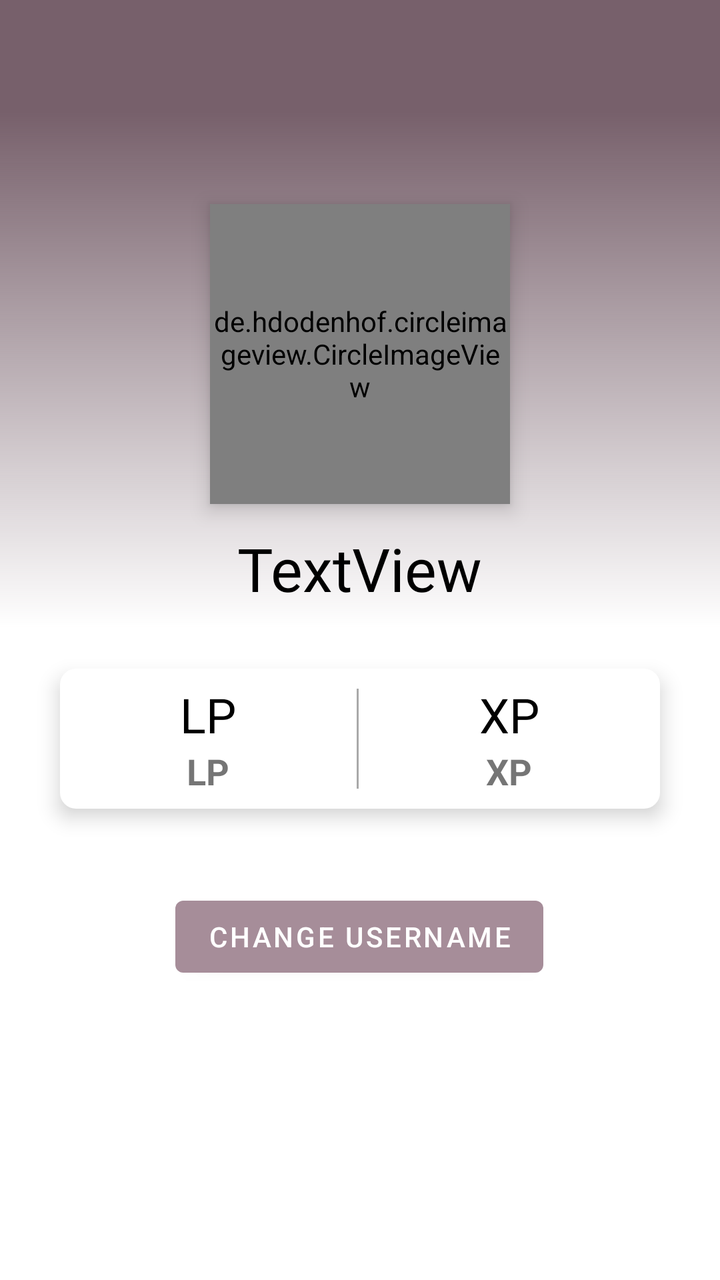
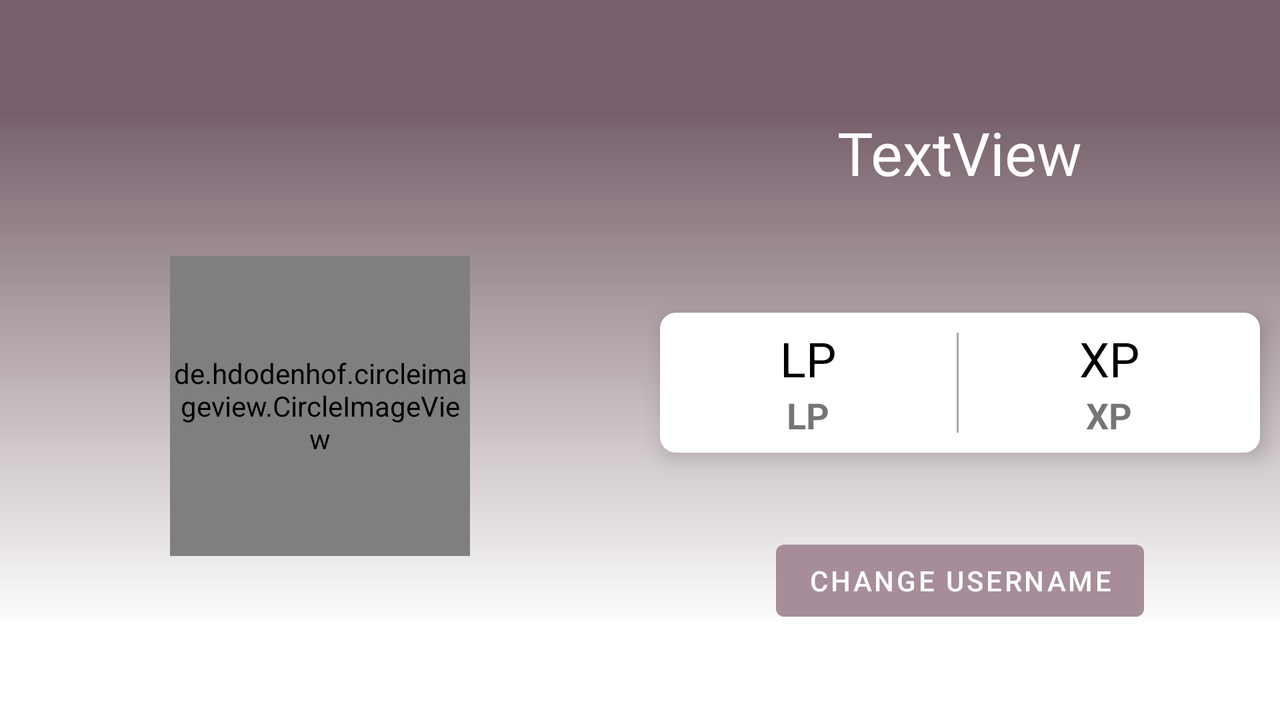

Two renders of one Android screen. The first uses the default layout on a phone; the second uses the alternative layout the repository ships for a different screen configuration, on a matching device. The two XML files are below.
<!-- AndroidManifest.xml: application theme AppTheme -->
<!-- res/layout/activity_user_profile.xml -->
<?xml version="1.0" encoding="utf-8"?>
<androidx.constraintlayout.widget.ConstraintLayout xmlns:android="http://schemas.android.com/apk/res/android"
    xmlns:app="http://schemas.android.com/apk/res-auto"
    xmlns:tools="http://schemas.android.com/tools"
    android:layout_width="match_parent"
    android:layout_height="match_parent"
    android:orientation="vertical"
    tools:context=".UserProfile">

    <com.google.android.material.appbar.MaterialToolbar
        android:id="@+id/materialToolbar"
        android:layout_width="match_parent"
        android:layout_height="?attr/actionBarSize"
        app:layout_constraintTop_toTopOf="parent"
        android:background="@color/colorPrimaryDark"
        app:titleTextColor="@android:color/white" />

    <LinearLayout
        android:id="@+id/profile"
        android:layout_width="match_parent"
        android:layout_height="wrap_content"
        android:orientation="vertical"
        app:layout_constraintEnd_toEndOf="parent"
        app:layout_constraintStart_toStartOf="parent"
        tools:layout_editor_absoluteY="57dp"
        app:layout_constraintTop_toBottomOf="@+id/materialToolbar"
        app:layout_constraintBottom_toTopOf="@+id/profile_data"
        android:gravity="center"
        android:background="@drawable/round_rect_shape"
        android:padding="10dp">

        <de.hdodenhof.circleimageview.CircleImageView
            android:id="@+id/profile_image"
            android:layout_width="150dp"
            android:layout_height="150dp"
            android:layout_marginTop="36dp"
            android:elevation="6dp"
            android:src="@drawable/ic_person_outline_black_24dp"
            app:civ_border_color="#00000000"
            app:civ_border_width="2dp" />

        <TextView
            android:id="@+id/profile_username"
            android:layout_width="wrap_content"
            android:layout_height="wrap_content"
            android:layout_marginTop="12dp"
            android:fontFamily="@font/open_sans"
            android:text="TextView"
            android:textColor="@android:color/black"
            android:textSize="30sp" />

    </LinearLayout>

    <LinearLayout
        android:id="@+id/profile_data"
        android:layout_width="300dp"
        android:layout_height="70dp"
        android:layout_centerHorizontal="true"
        android:layout_marginTop="20dp"
        android:background="@drawable/rounded_button_overlay"
        android:elevation="6dp"
        android:orientation="horizontal"
        app:layout_constraintEnd_toEndOf="parent"
        app:layout_constraintStart_toStartOf="parent"
        app:layout_constraintTop_toBottomOf="@+id/profile">

        <LinearLayout
            android:layout_width="wrap_content"
            android:layout_height="match_parent"
            android:layout_weight="1"
            android:gravity="center"
            android:orientation="vertical">

            <TextView
                android:id="@+id/profile_lp"
                android:layout_width="wrap_content"
                android:layout_height="wrap_content"
                android:gravity="center"
                android:text="LP"
                android:textColor="@android:color/black"
                android:textSize="24sp" />

            <TextView
                android:layout_width="wrap_content"
                android:layout_height="wrap_content"
                android:text="LP"
                android:textSize="18sp"
                android:textStyle="bold" />

        </LinearLayout>

        <View
            android:layout_width="1dp"
            android:layout_height="50dp"
            android:background="#A9A9A9"
            android:layout_gravity="center"/>

        <LinearLayout
            android:layout_width="wrap_content"
            android:layout_height="match_parent"
            android:layout_weight="1"
            android:gravity="center"
            android:orientation="vertical">

            <TextView
                android:id="@+id/profile_xp"
                android:layout_width="wrap_content"
                android:layout_height="wrap_content"
                android:gravity="center"
                android:text="XP"
                android:textColor="@android:color/black"
                android:textSize="24sp" />

            <TextView
                android:layout_width="wrap_content"
                android:layout_height="wrap_content"
                android:text="XP"
                android:textSize="18sp"
                android:textStyle="bold" />
        </LinearLayout>

    </LinearLayout>

    <com.google.android.material.button.MaterialButton
        android:id="@+id/profile_change_username"
        android:layout_width="wrap_content"
        android:layout_height="wrap_content"
        android:layout_marginTop="40dp"
        android:elevation="6dp"
        app:layout_constraintEnd_toEndOf="parent"
        app:layout_constraintHorizontal_bias="0.498"
        app:layout_constraintStart_toStartOf="parent"
        app:layout_constraintTop_toBottomOf="@+id/profile_data"
        android:text="Change username">

    </com.google.android.material.button.MaterialButton>

</androidx.constraintlayout.widget.ConstraintLayout>
<!-- resources referenced by this layout -->
<resources>
  <color name="colorPrimaryDark">#77606b</color>
  <!-- drawable round_rect_shape (drawable) -->
  <shape xmlns:android="http://schemas.android.com/apk/res/android"
      android:shape="rectangle" >
  
      <solid android:color="#FFFFFF" />
      <gradient
          android:type="linear"
          android:startColor="@color/colorPrimaryDark"
          android:endColor="#00FFFFFF"
          android:gradientRadius="150dp"
          android:angle="270"
          />
  
  </shape>
  <!-- drawable rounded_button_overlay (drawable) -->
  <?xml version="1.0" encoding="utf-8"?>
  <shape xmlns:android="http://schemas.android.com/apk/res/android"
      android:shape="rectangle">
      <solid android:color="@android:color/white"/>
      <corners android:topLeftRadius="8dp"
          android:topRightRadius="8dp"
          android:bottomLeftRadius="8dp"
          android:bottomRightRadius="8dp"/>
  
  </shape>
  <style name="AppTheme" parent="Theme.MaterialComponents.Light.NoActionBar">
          
          <item name="colorPrimary">@color/colorPrimary</item>
          <item name="colorPrimaryDark">@color/colorPrimaryDark</item>
          <item name="colorAccent">@color/colorAccent</item>
          <item name="bottomSheetDialogTheme">@style/AppBottomSheetDialogTheme</item>  
      </style>
  <color name="colorPrimary">#A68D99</color>
  <color name="colorAccent">#d8bdca</color>
  <style name="AppBottomSheetDialogTheme" parent="Theme.Design.Light.BottomSheetDialog">
          <item name="bottomSheetStyle">@style/AppModalStyle</item>
      </style>
  <style name="AppModalStyle" parent="Widget.Design.BottomSheet.Modal">
          <item name="android:background">@drawable/rounded_dialog</item>
      </style>
</resources>
<!-- res/layout-land/activity_user_profile.xml (the repository's variant of the layout above) -->
<!-- drawn on the phone turned sideways -->
<?xml version="1.0" encoding="utf-8"?>
<androidx.constraintlayout.widget.ConstraintLayout xmlns:android="http://schemas.android.com/apk/res/android"
    xmlns:app="http://schemas.android.com/apk/res-auto"
    xmlns:tools="http://schemas.android.com/tools"
    android:layout_width="match_parent"
    android:layout_height="match_parent"
    android:orientation="vertical"
    tools:context=".UserProfile">

    <com.google.android.material.appbar.MaterialToolbar
        android:id="@+id/materialToolbar"
        android:layout_width="match_parent"
        android:layout_height="wrap_content"
        app:layout_constraintTop_toTopOf="parent"
        android:background="@color/colorPrimaryDark"
        app:titleTextColor="@android:color/white" />

    <LinearLayout
        android:layout_width="match_parent"
        android:layout_height="wrap_content"
        android:background="@drawable/round_rect_shape"
        android:orientation="horizontal"
        app:layout_constraintTop_toBottomOf="@id/materialToolbar"
        android:baselineAligned="false">

        <LinearLayout
            android:id="@+id/profile"
            android:layout_width="0dp"
            android:layout_height="match_parent"
            android:layout_weight="1"
            android:gravity="center"
            android:orientation="vertical"
            android:padding="10dp">

            <de.hdodenhof.circleimageview.CircleImageView
                android:id="@+id/profile_image"
                android:layout_width="150dp"
                android:layout_height="150dp"
                android:layout_marginTop="36dp"
                android:src="@drawable/ic_person_outline_black_24dp"
                app:civ_border_color="#00000000"
                app:civ_border_width="2dp" />

        </LinearLayout>

        <LinearLayout
            android:layout_width="0dp"
            android:layout_height="match_parent"
            android:layout_weight="1"
            android:orientation="vertical">

            <TextView
                android:id="@+id/profile_username"
                android:layout_width="wrap_content"
                android:layout_height="wrap_content"
                android:layout_gravity="center"
                android:layout_marginBottom="40dp"
                android:fontFamily="@font/open_sans"
                android:text="TextView"
                android:textColor="@android:color/white"
                android:textSize="30sp"
                />

            <LinearLayout
                android:id="@+id/profile_data"
                android:layout_width="300dp"
                android:layout_height="70dp"
                android:layout_gravity="center"
                android:layout_marginTop="20dp"
                android:background="@drawable/rounded_button_overlay"
                android:elevation="6dp"
                android:orientation="horizontal">

                <LinearLayout
                    android:layout_width="wrap_content"
                    android:layout_height="match_parent"
                    android:layout_weight="1"
                    android:gravity="center"
                    android:orientation="vertical">

                    <TextView
                        android:id="@+id/profile_lp"
                        android:layout_width="wrap_content"
                        android:layout_height="wrap_content"
                        android:gravity="center"
                        android:text="LP"
                        android:textColor="@android:color/black"
                        android:textSize="24sp" />

                    <TextView
                        android:layout_width="wrap_content"
                        android:layout_height="wrap_content"
                        android:text="LP"
                        android:textSize="18sp"
                        android:textStyle="bold" />

                </LinearLayout>

                <View
                    android:layout_width="1dp"
                    android:layout_height="50dp"
                    android:layout_gravity="center"
                    android:background="#A9A9A9" />

                <LinearLayout
                    android:layout_width="wrap_content"
                    android:layout_height="match_parent"
                    android:layout_weight="1"
                    android:gravity="center"
                    android:orientation="vertical">

                    <TextView
                        android:id="@+id/profile_xp"
                        android:layout_width="wrap_content"
                        android:layout_height="wrap_content"
                        android:gravity="center"
                        android:text="XP"
                        android:textColor="@android:color/black"
                        android:textSize="24sp" />

                    <TextView
                        android:layout_width="wrap_content"
                        android:layout_height="wrap_content"
                        android:text="XP"
                        android:textSize="18sp"
                        android:textStyle="bold" />

                </LinearLayout>

            </LinearLayout>

            <com.google.android.material.button.MaterialButton
                android:id="@+id/profile_change_username"
                android:layout_width="wrap_content"
                android:layout_height="wrap_content"
                android:layout_gravity="center"
                android:layout_marginTop="40dp"
                android:text="Change username">

            </com.google.android.material.button.MaterialButton>

        </LinearLayout>

    </LinearLayout>

</androidx.constraintlayout.widget.ConstraintLayout>
